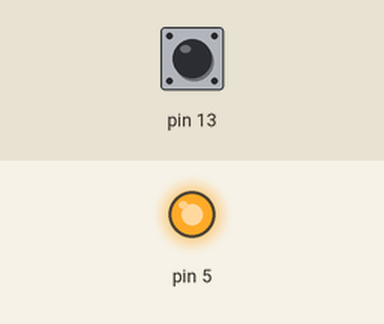
The sketch below on a simulated Arduino Uno, built with avr-gcc and run on an emulated ATmega328P. Shown: output pins drawn as LEDs (lit = HIGH). Dashed ring = blinking. Inputs (shaded band) come from the test bench; at power-on: pin 13 HIGH.

Above: at 1.2 s.
1.3 s: pin 13 pulsed LOW 5 times (0.12 s each, 0.3 s apart)
At 1.87 s:
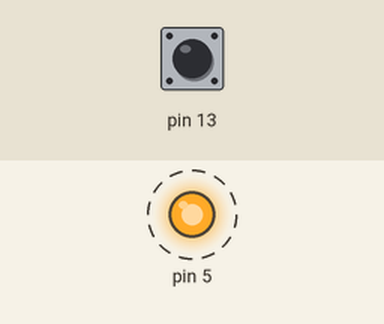
At 3.1 s:
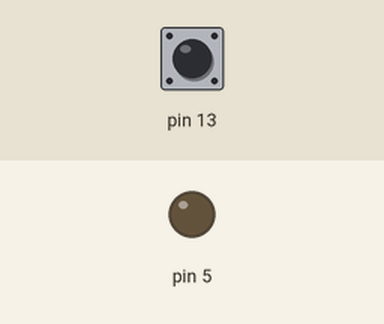
Timing chart, 0 to 4.6 s (numbered marks = the images above; inputs shaded):
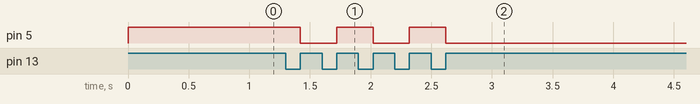

The sketch:

7th.ino
```cpp
void setup() {
  // put your setup code here, to run once:
  pinMode(13,INPUT);
  Serial.begin(9600);
  pinMode(5,OUTPUT);

}
int state = LOW;

int pressed=0;

void loop() {
  // put your main code here, to run repeatedly:
    int val = digitalRead(13);
    if ( val == 0)
      pressed = 0;
    if(val==1 && pressed == 0){
      state = !state;
      pressed = 1;
    }
    digitalWrite(5,state);


}
```

Measured:
- after the input at 1.3 s, pin 5: alternates HIGH for 0.30 s and LOW for 0.30 s, 5 changes in all, then stays LOW, starting after 0.12 s
